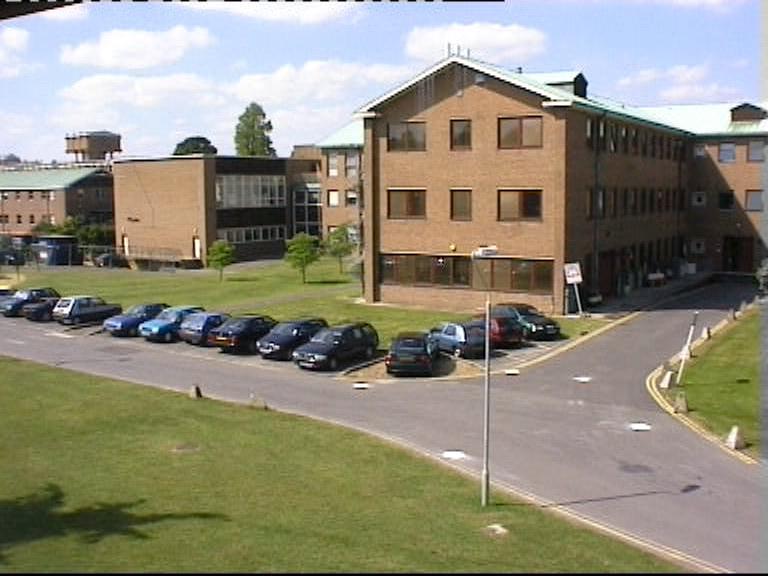
//> input picture envparams/samples/PETs1_samples/00000.jpg, 768 x 576 px; the run also reads 1 picture not shown here
$ ./colorsiftparams ../samples/PETs1_samples/00000.jpg ../samples/PETs1_samples/00001.jpg 3   (built with g++ and OpenCV 4, older OpenCV classes emulated)
//> lines starting //> are read from the running program, lines starting //| are printed output that depends on the picture
// ---
// Jay Danner
// ---

#include <iostream>
#include "opencv2/opencv.hpp"
#include "opencv2/highgui/highgui.hpp"
#include "opencv2/nonfree/features2d.hpp"

using namespace std;
using namespace cv;

float ratioSIFT(Mat img, float contrastRatio);
vector<KeyPoint> vectorSIFT(Mat img);
void showHSV(Mat in, vector<Mat>& channels);
void showChannels(Mat in, vector<Mat>& channel, std::string labels[], double scalar[][3], int convertBack);

int main(int argc, char** argv) {

  string infile = "";
  string infile2 = "";
  bool view = false;
  Mat img, bg, out;

  if(argc > 1) {
    infile = argv[1];
    infile2 = argv[2];
    view = (bool)atoi(argv[3]);
  } else {
    cout << "No error message yet, because Jay is busy. Stop asking!" << endl;
    exit(0);
  }

  img = imread(infile, CV_LOAD_IMAGE_COLOR);
//> img is the input picture: 576 rows x 768 cols, CV_8UC3; mean B, G, R 123.2, 139.5, 143.5
  bg = imread(infile2, CV_LOAD_IMAGE_COLOR);

#ifdef DEBUG
  cout << "Opening " << infile << "..." << endl;
  cout << "Opening " << bg << "..." << endl;
#endif

  if (!img.data || !bg.data) {
    cout << "Image failed to open." << endl;
    return -1;
  }

  // convert to HSV
  Mat hsv_img;
  vector<Mat> hsv_channels;
  cvtColor(img, hsv_img, CV_BGR2HSV);
//> hsv_img: 576 rows x 768 cols, CV_8UC3; mean H, S, V 50.9, 69.8, 152.1
  split(hsv_img, hsv_channels);
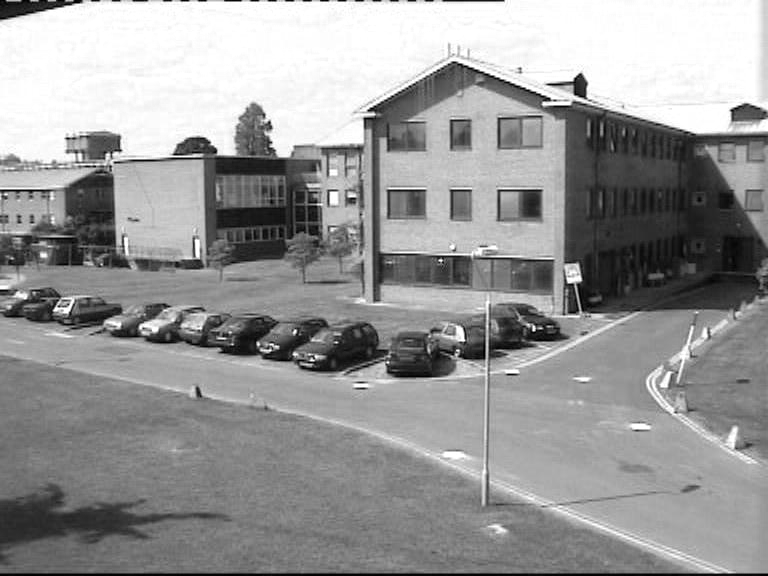
//> hsv_channels[2]: 576 rows x 768 cols, CV_8UC1; min 0, max 255, mean 152.1

  Mat hsv_bg;
  vector<Mat> hsv_bg_channels;
  cvtColor(bg, hsv_bg, CV_BGR2HSV);
//> hsv_bg: 576 rows x 768 cols, CV_8UC3; mean H, S, V 51, 70, 152.1
  split(hsv_bg, hsv_bg_channels);
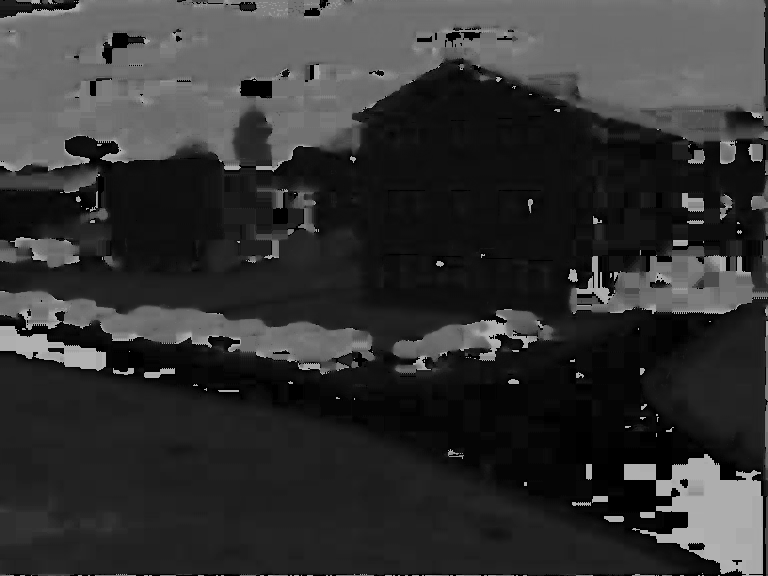
//> hsv_bg_channels[0]: 576 rows x 768 cols, CV_8UC1; min 0, max 179, mean 51
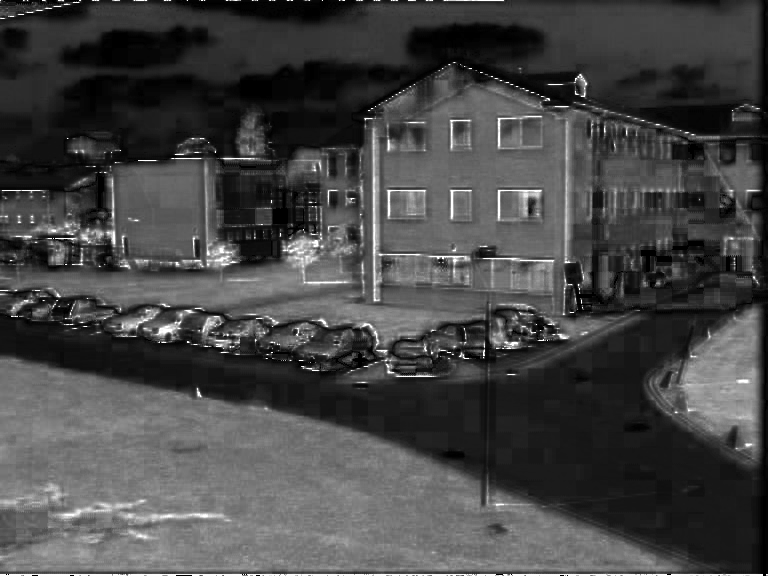
//> hsv_bg_channels[1]: 576 rows x 768 cols, CV_8UC1; min 0, max 255, mean 70

  // display
  //showHSV(hsv_img, hsv_channels);

  float ratio = ratioSIFT(img, 0.01);
//> in ratioSIFT, `detector.detect(img, keypoints);`: keypoints = 2373 keypoints; strongest (x, y, size): (440, 260, 2.2), (534, 329, 2.6), (579, 85, 11.7), (295, 332, 2.5)
//> in ratioSIFT, `numSIFT = keypoints.size();`: numSIFT = 2373
//> in ratioSIFT, `detector_lowc.detect(img, keypoints_lowc);`: keypoints_lowc = 6748 keypoints; strongest (x, y, size): (440, 260, 2.2), (534, 329, 2.6), (579, 85, 11.7), (295, 332, 2.5)
//> in ratioSIFT, `numSIFT_lowc = keypoints_lowc.size();`: numSIFT_lowc = 6748
//> ratio = 0.648
  float bg_ratio = ratioSIFT(bg, 0.01);
//> in ratioSIFT (call 2), `detector.detect(img, keypoints);`: keypoints = 2426 keypoints; strongest (x, y, size): (440, 260, 2.2), (548, 99, 3.1), (579, 85, 11.7), (534, 329, 2.8)
//> in ratioSIFT (call 2), `detector_lowc.detect(img, keypoints_lowc);`: keypoints_lowc = 6708 keypoints; strongest (x, y, size): (440, 260, 2.2), (548, 99, 3.1), (579, 85, 11.7), (534, 329, 2.8)
//> bg_ratio = 0.638

  float rH = ratioSIFT(hsv_channels[0], 0.01);
//> in ratioSIFT (call 3), `detector.detect(img, keypoints);`: keypoints = 676 keypoints; strongest (x, y, size): (706, 461, 2.1), (690, 163, 3.2), (674, 492, 3.2), (557, 450, 3.7)
//> in ratioSIFT (call 3), `detector_lowc.detect(img, keypoints_lowc);`: keypoints_lowc = 1261 keypoints; strongest (x, y, size): (706, 461, 2.1), (690, 163, 3.2), (674, 492, 3.2), (557, 450, 3.7)
//> rH = 0.464
  float rS = ratioSIFT(hsv_channels[1], 0.01);
//> in ratioSIFT (call 4), `detector.detect(img, keypoints);`: keypoints = 1857 keypoints; strongest (x, y, size): (438, 257, 2.3), (58, 296, 2.2), (443, 257, 2.1), (198, 393, 3)
//> in ratioSIFT (call 4), `detector_lowc.detect(img, keypoints_lowc);`: keypoints_lowc = 5592 keypoints; strongest (x, y, size): (438, 257, 2.3), (58, 296, 2.2), (443, 257, 2.1), (198, 393, 3)
//> rS = 0.668
  float rV = ratioSIFT(hsv_channels[2], 0.01);
//> in ratioSIFT (call 5), `detector.detect(img, keypoints);`: keypoints = 2355 keypoints; strongest (x, y, size): (579, 85, 11.7), (440, 260, 2.2), (534, 329, 2.6), (295, 332, 2.6)
//> in ratioSIFT (call 5), `detector_lowc.detect(img, keypoints_lowc);`: keypoints_lowc = 6631 keypoints; strongest (x, y, size): (579, 85, 11.7), (440, 260, 2.2), (534, 329, 2.6), (295, 332, 2.6)
//> rV = 0.645

  float bgrH = ratioSIFT(hsv_bg_channels[0], 0.01);
//> in ratioSIFT (call 6), `detector.detect(img, keypoints);`: keypoints = 660 keypoints; strongest (x, y, size): (78, 199, 3.4), (574, 504, 2.8), (439, 263, 4.1), (684, 483, 5.2)
//> in ratioSIFT (call 6), `detector_lowc.detect(img, keypoints_lowc);`: keypoints_lowc = 1234 keypoints; strongest (x, y, size): (78, 199, 3.4), (574, 504, 2.8), (439, 263, 4.1), (684, 483, 5.2)
//> bgrH = 0.465
  float bgrS = ratioSIFT(hsv_bg_channels[1], 0.01);
//> in ratioSIFT (call 7), `detector.detect(img, keypoints);`: keypoints = 1890 keypoints; strongest (x, y, size): (58, 295, 2.5), (443, 257, 2.1), (177, 264, 2.7), (199, 394, 3)
//> in ratioSIFT (call 7), `detector_lowc.detect(img, keypoints_lowc);`: keypoints_lowc = 5588 keypoints; strongest (x, y, size): (58, 295, 2.5), (443, 257, 2.1), (177, 264, 2.7), (199, 394, 3)
//> bgrS = 0.662
  float bgrV = ratioSIFT(hsv_bg_channels[2], 0.01);
//> in ratioSIFT (call 8), `detector.detect(img, keypoints);`: keypoints = 2423 keypoints; strongest (x, y, size): (440, 260, 2.2), (534, 329, 2.8), (295, 332, 2.6), (312, 360, 2.2)
//> in ratioSIFT (call 8), `detector_lowc.detect(img, keypoints_lowc);`: keypoints_lowc = 6658 keypoints; strongest (x, y, size): (440, 260, 2.2), (534, 329, 2.8), (295, 332, 2.6), (312, 360, 2.2)
//> bgrV = 0.636

  //cout  << ratio << ","
  //      << bg_ratio << ","
  //      << ratio-bg_ratio << ","
  //      << rH << ","
  cout << rS << ","
  //      << rV << ","
  //      << bgrH << ","
        << bgrS << ","
        << (float)rS/(float)bgrS
  //      << bgrV
        << endl;
//| 0.667918,0.661775,1.00928

  // for aArS
  //cout << (float)rS/(float)bgrS << endl;

  // only for visualization
  if(view) {
    Mat kpImg, kpImg_bg;
    Mat kpH, kpS, kpV;
    Mat kpbgH, kpbgS, kpbgV;

    vector<KeyPoint> remainingSIFT = vectorSIFT(img);
//> in vectorSIFT, `detector.detect(img, keypoints);`: keypoints = 2373 keypoints; strongest (x, y, size): (440, 260, 2.2), (534, 329, 2.6), (579, 85, 11.7), (295, 332, 2.5)
//> in vectorSIFT, `numSIFT = keypoints.size();`: numSIFT = 2373
//> in vectorSIFT, `detector_lowc.detect(img, keypoints_lowc);`: keypoints_lowc = 6748 keypoints; strongest (x, y, size): (440, 260, 2.2), (534, 329, 2.6), (579, 85, 11.7), (295, 332, 2.5)
//> in vectorSIFT, `numSIFT_lowc = keypoints_lowc.size();`: numSIFT_lowc = 6748
//> the loop in vectorSIFT, `for(int i=0; i<keypoints.size(); i++)` made 2373 passes
//> p on passes 1 to 3: Point(2.34, 158.2), Point(2.6, 196.3), Point(2.68, 280.8)
//> after the loop in vectorSIFT, `for(int i=0; i<keypoints.size(); i++)`:
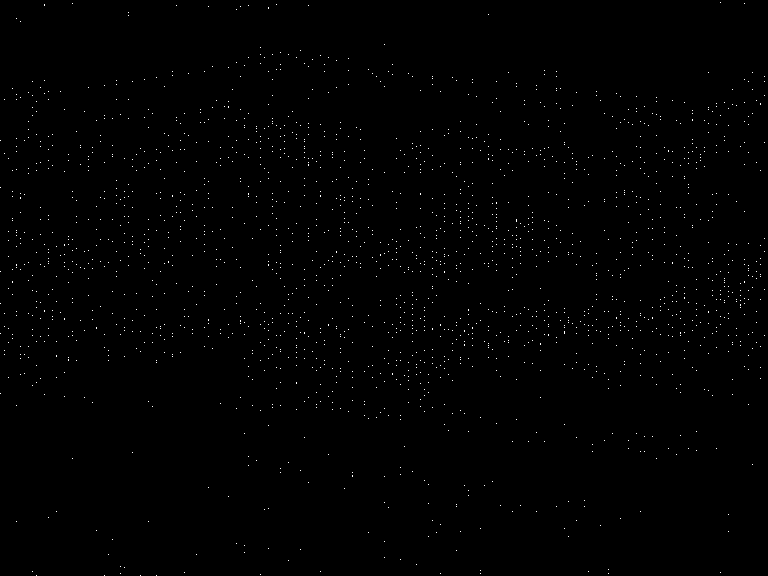
//> keyMat: 576 rows x 768 cols, CV_8UC1; 0.46% white in thin lines or dots
//> the loop in vectorSIFT, `for(int j=0; j<keypoints_lowc.size(); j++)` made 6748 passes
//> p on passes 1 to 3: Point(2.34, 158.2), Point(2.6, 196.3), Point(2.64, 303.6)
//> after the loop in vectorSIFT, `for(int j=0; j<keypoints_lowc.size(); j++)`: remainingSIFT = 4312 keypoints; strongest (x, y, size): (749, 207, 2.5), (180, 451, 2.5), (539, 514, 10.4), (86, 226, 1.9)
    vector<KeyPoint> remainingSIFT_bg = vectorSIFT(bg);
//> in vectorSIFT (call 2), `detector.detect(img, keypoints);`: keypoints = 2426 keypoints; strongest (x, y, size): (440, 260, 2.2), (548, 99, 3.1), (579, 85, 11.7), (534, 329, 2.8)
//> in vectorSIFT (call 2), `detector_lowc.detect(img, keypoints_lowc);`: keypoints_lowc = 6708 keypoints; strongest (x, y, size): (440, 260, 2.2), (548, 99, 3.1), (579, 85, 11.7), (534, 329, 2.8)
//> the loop in vectorSIFT (call 2), `for(int i=0; i<keypoints.size(); i++)` made 2426 passes
//> p on passes 1 to 3: Point(2.41, 158.2), Point(2.88, 263.6), Point(3.04, 190.8)
//> after the loop in vectorSIFT (call 2), `for(int i=0; i<keypoints.size(); i++)`: keyMat: 576 rows x 768 cols, CV_8UC1; 0.47% white in thin lines or dots
//> the loop in vectorSIFT (call 2), `for(int j=0; j<keypoints_lowc.size(); j++)` made 6708 passes
//> after the loop in vectorSIFT (call 2), `for(int j=0; j<keypoints_lowc.size(); j++)`: remainingSIFT = 4218 keypoints; strongest (x, y, size): (162, 307, 1.9), (431, 472, 16), (293, 158, 1.8), (499, 246, 2.2)
//> remainingSIFT_bg has the same summary as remainingSIFT in vectorSIFT

    vector<KeyPoint> remainingSIFT_H = vectorSIFT(hsv_channels[0]);
//> in vectorSIFT (call 3), `detector.detect(img, keypoints);`: keypoints = 676 keypoints; strongest (x, y, size): (706, 461, 2.1), (690, 163, 3.2), (674, 492, 3.2), (557, 450, 3.7)
//> in vectorSIFT (call 3), `numSIFT = keypoints.size();`: numSIFT = 676
//> in vectorSIFT (call 3), `detector_lowc.detect(img, keypoints_lowc);`: keypoints_lowc = 1261 keypoints; strongest (x, y, size): (706, 461, 2.1), (690, 163, 3.2), (674, 492, 3.2), (557, 450, 3.7)
//> in vectorSIFT (call 3), `numSIFT_lowc = keypoints_lowc.size();`: numSIFT_lowc = 1261
//> the loop in vectorSIFT (call 3), `for(int i=0; i<keypoints.size(); i++)` made 676 passes
//> p on passes 1 to 3: Point(10.87, 38.73), Point(13.44, 183.5), Point(14.46, 320.7)
//> after the loop in vectorSIFT (call 3), `for(int i=0; i<keypoints.size(); i++)`:
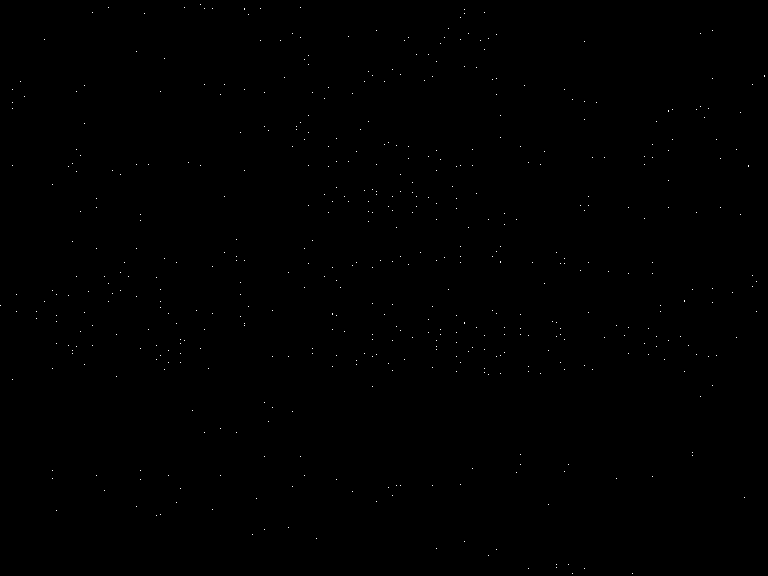
//> keyMat: 576 rows x 768 cols, CV_8UC1; 0.12% white in thin lines or dots
//> the loop in vectorSIFT (call 3), `for(int j=0; j<keypoints_lowc.size(); j++)` made 1261 passes
//> p on passes 1 to 3: Point(6.79, 193.4), Point(10.18, 509.7), Point(10.87, 38.73)
//> after the loop in vectorSIFT (call 3), `for(int j=0; j<keypoints_lowc.size(); j++)`: remainingSIFT = 584 keypoints; strongest (x, y, size): (225, 318, 2.5), (69, 302, 3.4), (241, 225, 12.4), (13, 174, 3)
//> remainingSIFT_H has the same summary as remainingSIFT in vectorSIFT
    vector<KeyPoint> remainingSIFT_S = vectorSIFT(hsv_channels[1]);
//> in vectorSIFT (call 4), `detector.detect(img, keypoints);`: keypoints = 1857 keypoints; strongest (x, y, size): (438, 257, 2.3), (58, 296, 2.2), (443, 257, 2.1), (198, 393, 3)
//> in vectorSIFT (call 4), `numSIFT = keypoints.size();`: numSIFT = 1857
//> in vectorSIFT (call 4), `detector_lowc.detect(img, keypoints_lowc);`: keypoints_lowc = 5592 keypoints; strongest (x, y, size): (438, 257, 2.3), (58, 296, 2.2), (443, 257, 2.1), (198, 393, 3)
//> in vectorSIFT (call 4), `numSIFT_lowc = keypoints_lowc.size();`: numSIFT_lowc = 5592
//> the loop in vectorSIFT (call 4), `for(int i=0; i<keypoints.size(); i++)` made 1857 passes
//> p on passes 1 to 3: Point(2.83, 218.3), Point(2.83, 218.3), Point(3.43, 258.4)
//> after the loop in vectorSIFT (call 4), `for(int i=0; i<keypoints.size(); i++)`:
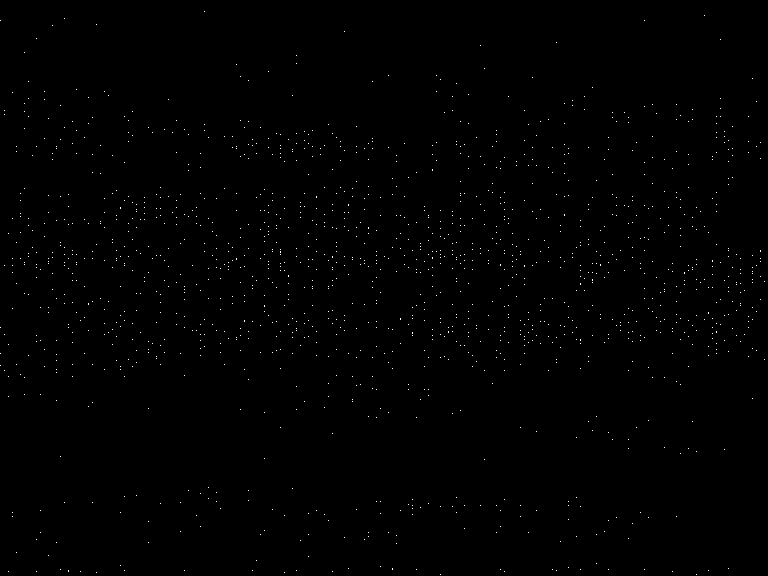
//> keyMat: 576 rows x 768 cols, CV_8UC1; 0.35% white in thin lines or dots
//> the loop in vectorSIFT (call 4), `for(int j=0; j<keypoints_lowc.size(); j++)` made 5592 passes
//> p on passes 1 to 3: Point(2.6, 520.6), Point(2.6, 520.6), Point(2.83, 218.3)
    vector<KeyPoint> remainingSIFT_V = vectorSIFT(hsv_channels[2]);
//> after the loop in vectorSIFT (call 5), `for(int i=0; i<keypoints.size(); i++)`: keyMat: 576 rows x 768 cols, CV_8UC1; 0.46% white in thin lines or dots

    vector<KeyPoint> remainingSIFT_bgH = vectorSIFT(hsv_bg_channels[0]);
//> after the loop in vectorSIFT (call 6), `for(int i=0; i<keypoints.size(); i++)`: keyMat: 576 rows x 768 cols, CV_8UC1; 0.11% white in thin lines or dots
    vector<KeyPoint> remainingSIFT_bgS = vectorSIFT(hsv_bg_channels[1]);
//> after the loop in vectorSIFT (call 7), `for(int i=0; i<keypoints.size(); i++)`: keyMat: 576 rows x 768 cols, CV_8UC1; 0.36% white in thin lines or dots
    vector<KeyPoint> remainingSIFT_bgV = vectorSIFT(hsv_bg_channels[2]);
//> after the loop in vectorSIFT (call 8), `for(int i=0; i<keypoints.size(); i++)`: keyMat: 576 rows x 768 cols, CV_8UC1; 0.47% white in thin lines or dots

    // draw
    drawKeypoints(img, remainingSIFT, kpImg, Scalar::all(-1), DrawMatchesFlags::DRAW_RICH_KEYPOINTS);
    drawKeypoints(bg, remainingSIFT_bg, kpImg_bg, Scalar::all(-1), DrawMatchesFlags::DRAW_RICH_KEYPOINTS);

    drawKeypoints(img, remainingSIFT_H, kpH, Scalar::all(-1), DrawMatchesFlags::DRAW_RICH_KEYPOINTS);
    drawKeypoints(img, remainingSIFT_S, kpS, Scalar::all(-1), DrawMatchesFlags::DRAW_RICH_KEYPOINTS);
    drawKeypoints(img, remainingSIFT_V, kpV, Scalar::all(-1), DrawMatchesFlags::DRAW_RICH_KEYPOINTS);

    drawKeypoints(bg, remainingSIFT_bgH, kpbgH, Scalar::all(-1), DrawMatchesFlags::DRAW_RICH_KEYPOINTS);
    drawKeypoints(bg, remainingSIFT_bgS, kpbgS, Scalar::all(-1), DrawMatchesFlags::DRAW_RICH_KEYPOINTS);
    drawKeypoints(bg, remainingSIFT_bgV, kpbgV, Scalar::all(-1), DrawMatchesFlags::DRAW_RICH_KEYPOINTS);
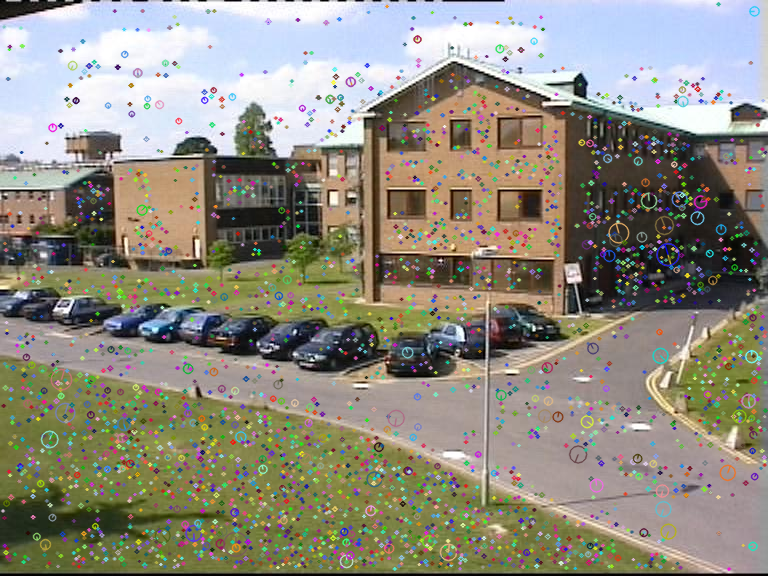
//> kpbgV: 576 rows x 768 cols, CV_8UC3; mean B, G, R 126.5, 139.7, 143.1

    imshow("kpImg", kpImg);
    //imshow("kpImg_bg", kpImg_bg);
    //imshow("kpH", kpH);
    imshow("kpS", kpS);
    // [6 lines of commented-out code are left out]
  }

  waitKey(0);
	return 0;
}

vector<KeyPoint> vectorSIFT(Mat img) {
  // start SIFT analysis
  int numSIFT;
  int numSIFT_lowc;

  // default is 0.04 for contrast threshold
  SiftFeatureDetector detector(0,3,0.04,10,1.6);
  SiftFeatureDetector detector_lowc(0,3,0.01,10,1.6);

  vector<KeyPoint> keypoints;
  Mat descriptors;
  ///
  detector.detect(img, keypoints);
  detector.compute(img, keypoints, descriptors);
  ///
  numSIFT = keypoints.size();

  vector<KeyPoint> keypoints_lowc;
  Mat descriptors_lowc;
  ///
  detector_lowc.detect(img, keypoints_lowc);
  detector_lowc.compute(img, keypoints_lowc, descriptors_lowc);
  ///
  numSIFT_lowc = keypoints_lowc.size();

  // Create Mat representing 'high' contrast SIFT keypoints
  // Iterate through LowC keypoints and remove all that occupy the same coordinates
  // Display the remaining points with DRAW_RICH_KEYPOINTS
  // Should give 1) location 2) orientation 3) size
  Mat keyMat = Mat(img.rows, img.cols, CV_8U, Scalar(0,0,0));
  for(int i=0; i<keypoints.size(); i++) {
    Point2f p = keypoints[i].pt;
    keyMat.at<int>(p) = 255;
  }

  vector<KeyPoint> remainingSIFT;
  for(int j=0; j<keypoints_lowc.size(); j++) {
    Point2f p = keypoints_lowc[j].pt;
    if(keyMat.at<int>(p) == 255) {
      continue;
    }
    remainingSIFT.push_back(keypoints_lowc[j]);
  }

  return remainingSIFT;
}

float ratioSIFT(Mat img, float contrastRatio) {

  // start SIFT analysis
  int numSIFT;
  int numSIFT_lowc;

  // default is 0.04 for contrast threshold
  SiftFeatureDetector detector;
  SiftFeatureDetector detector_lowc(0,3,contrastRatio,10,1.6);

  vector<KeyPoint> keypoints;
  Mat descriptors;
  ///
  detector.detect(img, keypoints);
  detector.compute(img, keypoints, descriptors);
  ///
  numSIFT = keypoints.size();

  vector<KeyPoint> keypoints_lowc;
  Mat descriptors_lowc;
  ///
  detector_lowc.detect(img, keypoints_lowc);
  detector_lowc.compute(img, keypoints_lowc, descriptors_lowc);
  ///
  numSIFT_lowc = keypoints_lowc.size();

  //return numSIFT - numSIFT_lowc;
  return 1-((float)numSIFT/(float)numSIFT_lowc);
}

void showHSV(Mat in, vector<Mat>& channels){
	// Color Range => H: 0 to 179, S: 0 to 255, V: 0 to 255
	std::string hsv_labels[3] = {"[H]ue", "[S]aturation", "[V]alue"};
	double std_values[3][3] = {{1, 255, 255}, {179, 1, 255}, {179, 0, 1}};
	//showChannels(in, channels, hsv_labels, std_values, COLOR_HSV2BGR);
}

void showChannels(Mat in, vector<Mat>& channel, std::string labels[], double scalar[][3], int convertBack){
	Mat aux[3];
	Mat outputImage = Mat(in.rows, in.cols, in.type());
	for(int i = 0; i < 3; i++){
		// fill the base Mat with standard values based on CS143 from Brown
		aux[0] = Mat::ones(in.rows, in.cols, CV_8UC1) * scalar[i][0];
		aux[1] = Mat::ones(in.rows, in.cols, CV_8UC1) * scalar[i][1];
		aux[2] = Mat::ones(in.rows, in.cols, CV_8UC1) * scalar[i][2];
		aux[i] = channel[i];

		// merge the channels back together
		merge(aux, 3, outputImage);

		// convert from output color space to BGR
		cvtColor(outputImage, outputImage, convertBack);
    imshow(labels[i] + " (3-Chnnels)", outputImage);

		// show single-channel image
		outputImage = channel[i];
		imshow(labels[i] + " (1-Channel)", outputImage);
	}
}
